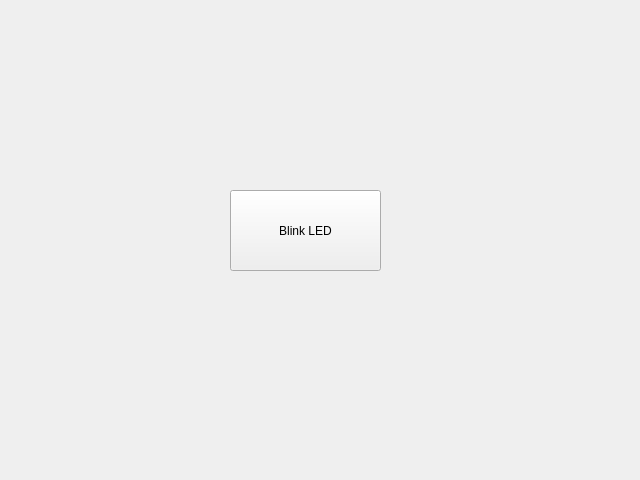
<?xml version="1.0" encoding="UTF-8"?>
<ui version="4.0">
 <class>Form</class>
 <widget class="QWidget" name="Form">
  <property name="geometry">
   <rect>
    <x>0</x>
    <y>0</y>
    <width>640</width>
    <height>480</height>
   </rect>
  </property>
  <property name="windowTitle">
   <string>Form</string>
  </property>
  <widget class="QPushButton" name="pushButton">
   <property name="geometry">
    <rect>
     <x>230</x>
     <y>190</y>
     <width>151</width>
     <height>81</height>
    </rect>
   </property>
   <property name="text">
    <string>Blink LED</string>
   </property>
  </widget>
 </widget>
 <resources/>
 <connections/>
</ui>
